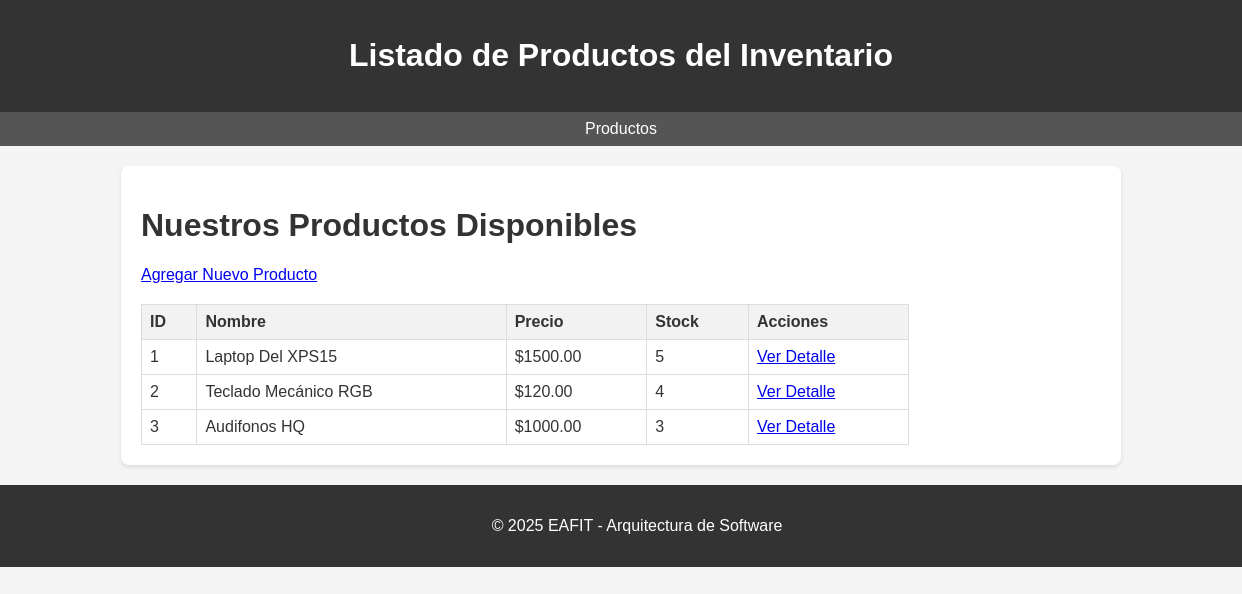
/productos/, run on the app's committed database.
### inventario/models.py (models this page shows, shortened)
class Producto(models.Model):
    nombre = models.CharField(max_length=100, unique=True,
                              verbose_name="Nombre del Producto")
    descripcion = models.TextField(blank=True, null=True,
                                   verbose_name="Descripción Detallada")
    precio = models.DecimalField(max_digits=10, decimal_places=2,
                                 verbose_name="Precio Unitario")
    stock = models.IntegerField(default=0,
                                verbose_name="Cantidad en Stock")
    fecha_creacion = models.DateTimeField(auto_now_add=True)
    fecha_actualizacion = models.DateTimeField(auto_now=True)
    class Meta:
        verbose_name = "Producto de Inventario"
        verbose_name_plural = "Productos de Inventario"
        ordering = ['nombre']

### inventario/views.py (the view)
# urls.py: path('productos/', ListaProductosTemplateView.as_view(), name='productos'),
class ListaProductosTemplateView(TemplateView):
    template_name = 'inventario/lista_productos.html'
    def get_context_data(self, **kwargs):
        contexto = super().get_context_data(**kwargs)
        productos = Producto.objects.all().order_by('id')  # Ordenamos por nombre
        contexto['productos'] = productos
        return contexto

### inventario/templates/inventario/lista_productos.html (shortened to what this page needs)
{% extends 'inventario/base.html' %}
{% block header_title %}Listado de Productos del Inventario{% endblock %}
{% block content %}
    <h1>Nuestros Productos Disponibles</h1>
    <p><a href="{% url 'inventario:agregar_producto' %}" class="btn">Agregar Nuevo Producto</a></p>
    {% if productos %}
        <table>
            <thead>
                <tr>
                    <th>ID</th>
                    <th>Nombre</th>
                    <th>Precio</th>
                    <th>Stock</th>
                    <th>Acciones</th>
                </tr>
            </thead>
            <tbody>
                {% for producto in productos %}
                <tr>
                    <td>{{ producto.id }}</td>
                    <td>{{ producto.nombre }}</td>
                    <td>${{ producto.precio|floatformat:2 }}</td>
                    <td>{{ producto.stock }}</td>
                    <td>
                        <a href="{% url 'inventario:producto_detalle' pk=producto.pk %}">Ver Detalle</a>
                    </td>
                </tr>
                {% endfor %}
            </tbody>
        </table>
    {% else %}
        <p>No hay productos disponibles en este momento. ¡Añade algunos!</p>
    {% endif %}
{% endblock %}

### inventario/static/inventario/styles.css (style rules this page uses)
body { font-family: Arial, sans-serif; margin: 0; padding: 0; background-color: #f4f4f4; color: #333; }
table { width: 80%; border-collapse: collapse; margin-top: 20px; }
th, td { border: 1px solid #ddd; padding: 8px; text-align: left; }
th { background-color: #f2f2f2; }

### data on the page
Producto: id "1", nombre "Laptop Del XPS15", precio "1500.00", stock "5"
Producto: id "2", nombre "Teclado Mecánico RGB", precio "120.00", stock "4"
Producto: id "3", nombre "Audifonos HQ", precio "1000.00", stock "3"
